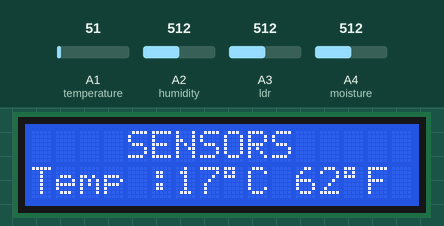
Recording of a sketch running on a simulated Arduino Uno, built with avr-gcc and run on an emulated ATmega328P. On the bench: 16×2 character LCD. The inputs (shaded band) are chosen by the test bench; at power-on: A1 (temperature) = 51, A2 (humidity) = 512, A3 (ldr) = 512, A4 (moisture) = 512.

Above: at 8.2 s.
8.3 s: A1 (temperature) set to 61
At 16.2 s:
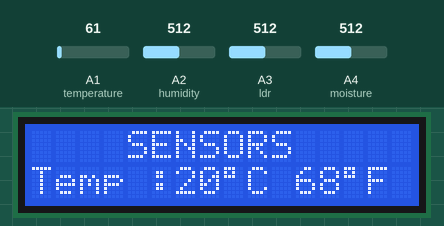
20.5 s: A2 (humidity) set to 716
At 25.6 s:
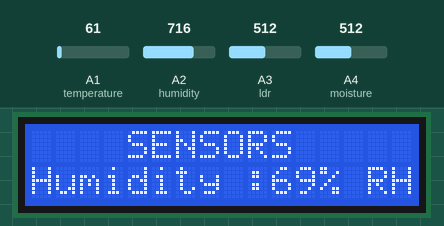
28.6 s: A3 (ldr) set to 716
At 36.2 s:
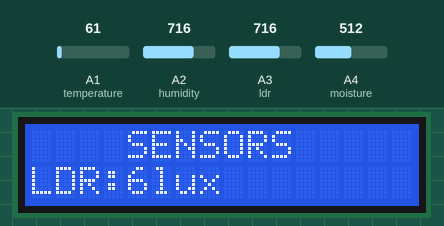
38.6 s: A4 (moisture) set to 716
At 45.6 s:
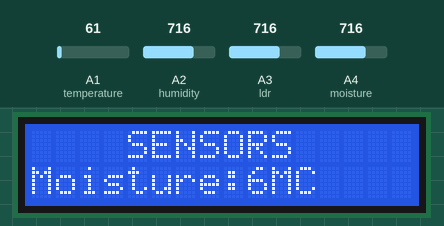
48.6 s: A1 (temperature) set to 71
At 56.3 s:
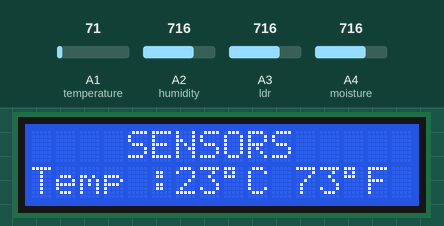
58.6 s: A4 (moisture) set to 992
At 62.4 s:
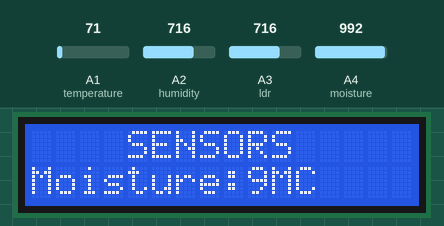
Timing chart, 0 to 63.9 s (numbered marks = the images above; inputs shaded):
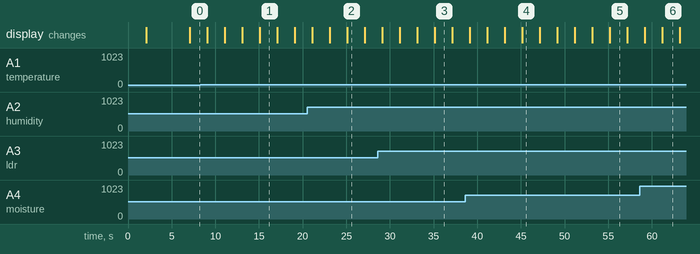

Measured:
- what the display in image 1 shows lasts 2.0 s, from 15.1 s to 17.1 s

The sketch:

sms__tx.ino
```cpp
#include <LiquidCrystal.h> // lcd display header
#include <SoftwareSerial.h>  //configuring software serial

SoftwareSerial ZIGBEE(2, 3);  // assigining software serial rx and tx pin
LiquidCrystal lcd(12, 11, 7, 6, 5, 4); //assigining pins for register select, enable, D0-D4 for LCD

float temperature = A1; //reading analog value from temperature sensor at PIN
int humidity = A2;
int ldr = A3;
int moisture = A4;
int i=0;

String writeParam ="";
void setup()
{
  Serial.begin(9600);
  ZIGBEE.begin(9600);
  analogReference(DEFAULT);
  lcd.begin(16, 2);
  lcd.print("    WELCOME ");
  delay(2000);
  lcd.setCursor(0,0);
  lcd.print("    SENSORS      ");
  delay(5000);  // give time to log on to network.
}

void sendSMS()
{
  Serial.print("AT+CMGF=1\r");                                                        // AT command to send SMS message
  delay(100);
  Serial.println("AT + CMGS = \"9944503201\"");                                     // recipient's mobile number
  delay(100);

  String intro = String("AGRICULTURE SMS\r");

  int temp_c = (analogRead(temperature)/3); // getting the value from TEMPERATURE SENSOR
  int temp_f = ((temp_c * 1.8) + 32);
  String a = String(temp_c, DEC);
  String a1 = String(temp_f, DEC);
  String t = String(String(intro)+ "Temperature : " + a + "C " + a1 + "F\r");

  int analog2 = (analogRead(humidity));  //geting the analog value form HUMIDITY SENSOR
  analog2 = map(analog2, 0, 1023, 0, 100);
  String b = String(analog2, DEC);
  String th = String(String(t)+ "Humidity : " + b + "%RH\r");

  int r1 = (analogRead(ldr));   //getting the analog value from LDR
  r1 = map(r1, 0, 1023, 0, 10);
  String c = String(r1, DEC);
  String thl = String(String(th) + "SunLight : " + c + "lux\r");

  int analog4 = (analogRead(moisture));   // getting the analog value from MOISTURE SENSOR
  analog4 = map(analog4, 0, 1023, 0, 10);
  String d = String(analog4, DEC);
  String thlm = String( String(thl) + "Moisture : " + d + "MC\r");

  if(analog4 > 7)
  {
    String m = ("ON");
    String sens = String(String(thlm) + "MOTOR : " + String(m));
    Serial.println(sens);        // message to send
    delay(100);
    Serial.println((char)26);                       // End AT command with a ^Z, ASCII code 26
    delay(100);
    Serial.println();
    delay(5000);                                     // give module time to send SMS
  }
  else
  {
    String m = ("OFF");
    String sens = String(String(thlm) + "MOTOR : " + String(m));
    Serial.println(sens);        // message to send
    delay(100);
    Serial.println((char)26);                       // End AT command with a ^Z, ASCII code 26
    delay(100);
    Serial.println();
    delay(5000);                                     // give module time to send SMS
  }
}

void loop()
{
  int temp_c = (analogRead(temperature)/3);
  int temp_f = ((temp_c * 1.8) + 32);
  lcd.setCursor(0, 1);
  lcd.print("Temp :");
  lcd.print(temp_c);
  lcd.print("\337C ");
  lcd.print(temp_f);
  lcd.print("\337F");
  delay(2000);

  lcd.setCursor(0,1);
  lcd.print("Humidity :");
  int analog2 = (analogRead(humidity));
  analog2 = map(analog2, 0, 1023, 0, 100);
  lcd.print(analog2);
  lcd.print("% RH     ");
  delay(2000);

  lcd.setCursor(0,1);
  lcd.print("LDR:");

  int r1 = (analogRead(ldr));
  r1 = map(r1, 0, 1023, 0, 10);
  lcd.print(r1);
  lcd.print("lux        ");
  delay(2000);

  lcd.setCursor(0,1);
  lcd.print("Moisture:");
  int analog4 = (analogRead(moisture));
  analog4 = map(analog4, 0, 1023, 0, 10);
  lcd.print(analog4);
  lcd.print("MC      ");
  delay(2000);

  //sending SMS
     if(i == 7)
     {sendSMS();
     i=0;}
    i++;


  //Motor Controlling
  if(analog4 > 7)
  {
    ZIGBEE.println('1');
  }
  else
  {
    ZIGBEE.println('0');
  }

  //Light controlled
  if(r1 < 1)
    {
      ZIGBEE.println('9');
    }
   if(r1 > 6)
    {
      ZIGBEE.println('8');
    }

}
```
